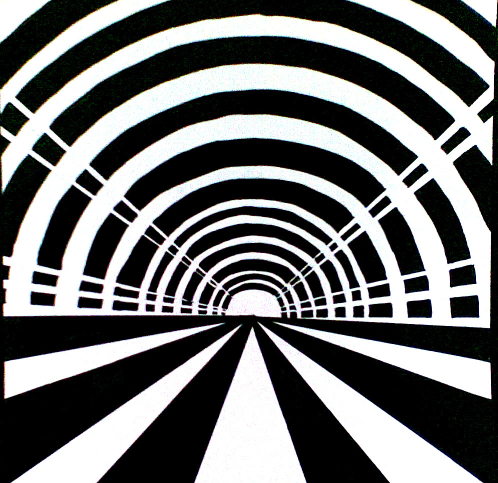
%> input picture hough/bw.jpg, 995 x 966 px (shown at 1/2 size)
$ octave --eval "myhough('bw.jpg');"   (GNU Octave 9; MATLAB toolbox functions it lacks are replaced by stand-ins)
%> lines starting %> are read from the running program, lines starting %| are printed output that depends on the picture
function [] = myhough(name)
%> called with name = 'bw.jpg'
I  = imread(name);
%> I is the input picture: size 966x995x3 uint8; mean R, G, B 111.5, 112.5, 112.6
if length(size(I))>2
    I=rgb2gray(I);
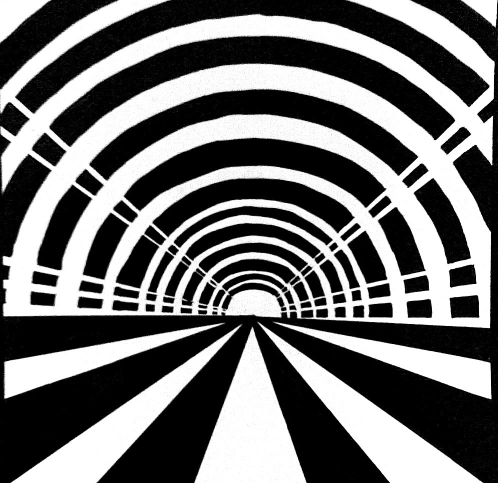
%> I: size 966x995 uint8 (shown at 1/2 size); min 0, max 255, mean 112.2
end
% 创建二值图像
binary = edge(I,'canny');
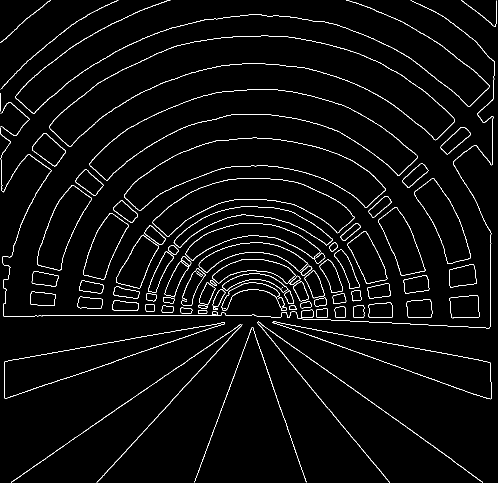
%> binary: size 966x995 logical (shown at 1/2 size); 3.1% white in thin lines or dots
% 使用二值图像创建Hough变换
[H,T,R] = hough1(binary);
% [13 lines not run here, left out]
function [h, theta, rho] = hough1(varargin)
[bw, rho, theta] = parseInputs(varargin{:});
h = builtin("_houghmex", bw,rho,theta*pi/180);
end
function [bw, rho, theta] = parseInputs(varargin)
narginchk(1,5);
bw = varargin{1};
validateattributes(bw, {'numeric','logical'},{'real', '2d', 'nonsparse', 'nonempty'},mfilename, 'BW', 1);
if ~islogical(bw)
    bw = bw~=0;
end
thetaResolution = 1;
rhoResolution = 1;
theta = [];
validStrings = {'RhoResolution', 'Theta', 'ThetaResolution'};
if nargin > 1
    idx = 2;
    while idx <= nargin
        input = varargin{idx};
        inputStr = validatestring(input, validStrings, mfilename, 'PARAM', idx);
        idx = idx+1;
        switch inputStr
            case 'RhoResolution'
                rhoResolution = varargin{idx};
            case 'Theta'
                theta = varargin{idx};
            case 'ThetaResolution'
                thetaResolution = varargin{idx};
        end
        idx=idx+1;
    end
end
% Compute theta and rho
[M,N] = size(bw);
%> M = 966; N = 995
if (isempty(theta))
    theta = linspace(-90, 0, ceil(90/thetaResolution) + 1);
    theta = [theta -fliplr(theta(2:end - 1))];
end
D = sqrt((M - 1)^2 + (N - 1)^2);
%> D = 1385.4
q = ceil(D/rhoResolution);
%> q = 1386
nrho = 2*q + 1;
%> nrho = 2773
rho = linspace(-q*rhoResolution, q*rhoResolution, nrho);
%> rho = 2773 values from -1386 to 1386
end
%> in hough1, `[bw, rho, theta] = parseInputs(varargin{:});`: theta = 180 values from -90 to 89
%> (the run ends here)
